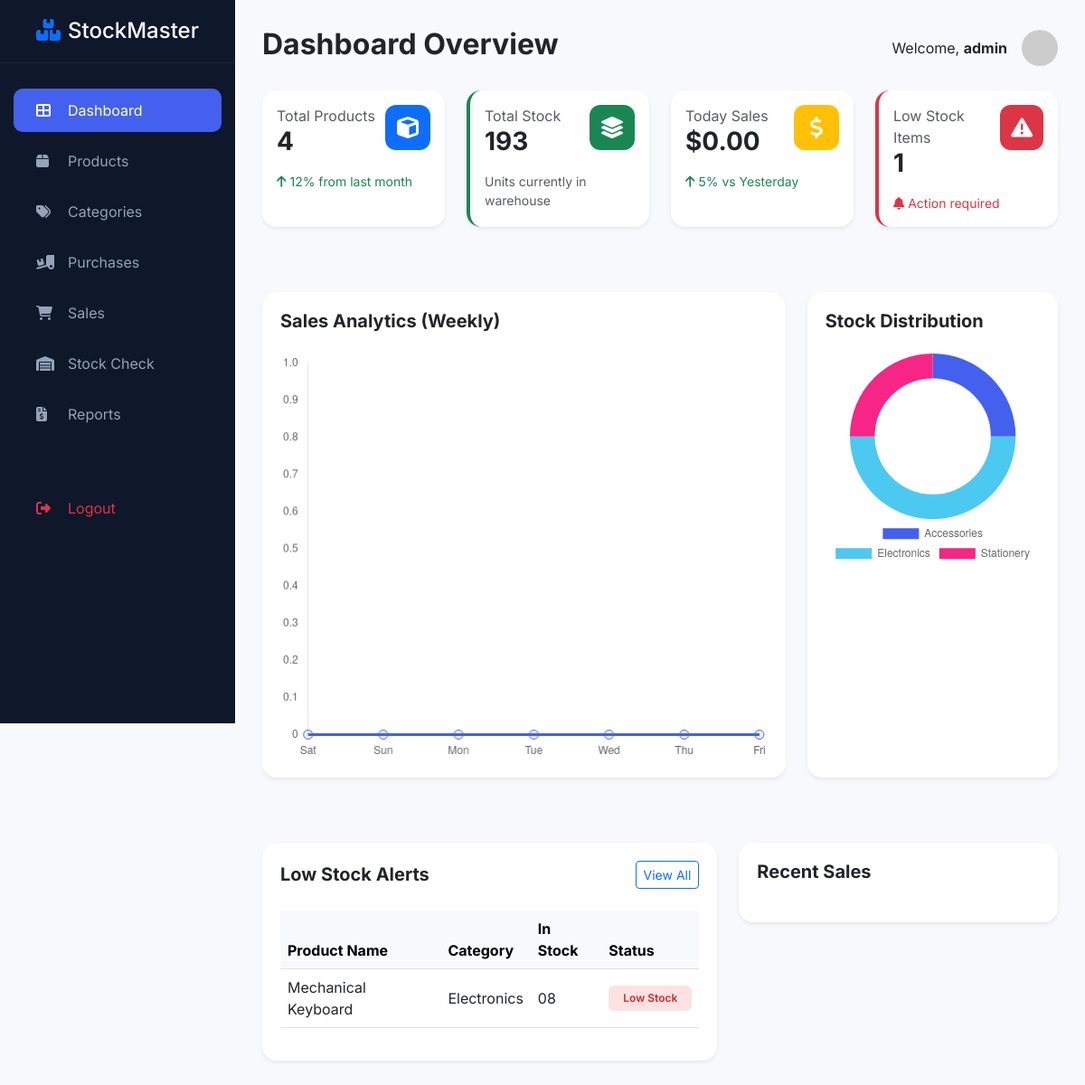
The page / (signed in) on the database its author committed.
### tables this page shows
CREATE TABLE IF NOT EXISTS products (
  id INT UNSIGNED NOT NULL AUTO_INCREMENT,
  name VARCHAR(150) NOT NULL,
  category VARCHAR(100) NOT NULL DEFAULT 'Uncategorized',
  price DECIMAL(10,2) NOT NULL DEFAULT 0.00,
  qty INT NOT NULL DEFAULT 0,
  created_at TIMESTAMP NOT NULL DEFAULT CURRENT_TIMESTAMP,
  PRIMARY KEY (id),
  KEY idx_name (name),
  KEY idx_category (category)
);

### html/index.php (the view, shortened to what this page needs)
<?php
require_once '../db_config.php';
$total_products = $conn->query("SELECT COUNT(*) as count FROM products")->fetch_assoc()['count'];
$total_stock = $conn->query("SELECT SUM(qty) as total FROM products")->fetch_assoc()['total'] ?? 0;
$today_sales = $conn->query("SELECT SUM(total_price) as total FROM sales WHERE DATE(sale_date) = CURDATE()")->fetch_assoc()['total'] ?? 0;
$low_stock = $conn->query("SELECT COUNT(*) as count FROM products WHERE qty < 10")->fetch_assoc()['count'];
$sales_trend_labels = [];
$temp_sales_map = [];
for ($i = 6; $i >= 0; $i--) {
    $date = date('Y-m-d', strtotime("-$i days"));
    $temp_sales_map[$date] = 0;
    $sales_trend_labels[] = date('D', strtotime($date));
}
$sales_trend_values = array_values($temp_sales_map);
$low_stock_items = $conn->query("SELECT * FROM products WHERE qty < 10 LIMIT 5");
$cat_labels = [];
$cat_counts = [];
$cat_dist = $conn->query("SELECT category, COUNT(*) as count FROM products GROUP BY category");
while($row = $cat_dist->fetch_assoc()) {
    $cat_labels[] = $row['category'] ?: 'Uncategorized';
    $cat_counts[] = (int)$row['count'];
}
?>
<!DOCTYPE html>
<html lang="en">
<head>
    <link href="https://cdn.jsdelivr.net/npm/bootstrap@5.3.0/dist/css/bootstrap.min.css" rel="stylesheet">
    <link rel="stylesheet" href="https://cdnjs.cloudflare.com/ajax/libs/font-awesome/6.4.0/css/all.min.css">
    <link rel="stylesheet" href="https://cdnjs.cloudflare.com/ajax/libs/animate.css/4.1.1/animate.min.css" />
    <link rel="stylesheet" href="https://unpkg.com/aos@next/dist/aos.css" />
</head>
<body>
    <nav id="sidebar">
        <div class="sidebar-header">
            <h4 class="mb-0"><i class="fas fa-boxes me-2 text-primary"></i>StockMaster</h4>
        </div>
        <ul class="nav flex-column mt-4">
            <li class="nav-item"><a href="index.php" class="nav-link active"><i class="fas fa-th-large"></i>
                    Dashboard</a></li>
            <li class="nav-item"><a href="products.php" class="nav-link"><i class="fas fa-box"></i> Products</a></li>
            <li class="nav-item"><a href="categories.php" class="nav-link"><i class="fas fa-tags"></i> Categories</a></li>
            <li class="nav-item"><a href="purchases.php" class="nav-link"><i class="fas fa-truck-loading"></i>
                    Purchases</a></li>
            <li class="nav-item"><a href="sales.php" class="nav-link"><i class="fas fa-shopping-cart"></i> Sales</a>
            </li>
            <li class="nav-item"><a href="stock_status.php" class="nav-link"><i class="fas fa-warehouse"></i> Stock
                    Check</a></li>
            <li class="nav-item"><a href="reports.php" class="nav-link"><i class="fas fa-file-invoice-dollar"></i>
                    Reports</a></li>
            <li class="nav-item"><a href="login.php" class="nav-link text-danger"><i class="fas fa-sign-out-alt"></i>
                    Logout</a></li>
        </ul>
    </nav>
    <div id="content">
        <div class="d-flex justify-content-between align-items-center mb-4">
            <h2 class="fw-bold">Dashboard Overview</h2>
            <div class="user-profile d-flex align-items-center">
                <span class="me-3 d-none d-md-block">Welcome,
                    <strong><?php echo $_SESSION['username']; ?></strong></span>
                <img src="https://ui-avatars.com/api/?name=Admin+User&background=4361ee&color=fff"
                    class="rounded-circle" width="40" alt="Profile">
            </div>
        </div>
        <div class="row g-4 animate__animated animate__fadeInUp">
            <div class="col-md-3">
                <div class="card stat-card p-3 h-100 shadow-sm">
                    <div class="d-flex justify-content-between">
                        <div>
                            <p class="text-muted mb-0">Total Products</p>
                            <h3 class="fw-bold mb-0"><?php echo number_format($total_products); ?></h3>
                        </div>
                        <div class="icon-box bg-primary text-white">
                            <i class="fas fa-cube"></i>
                        </div>
                    </div>
                    <p class="text-success mt-3 mb-0 small"><i class="fas fa-arrow-up"></i> 12% from last month</p>
                </div>
            </div>
            <div class="col-md-3">
                <div class="card stat-card p-3 h-100 shadow-sm border-start border-success border-4">
                    <div class="d-flex justify-content-between">
                        <div>
                            <p class="text-muted mb-0">Total Stock</p>
                            <h3 class="fw-bold mb-0"><?php echo number_format($total_stock); ?></h3>
                        </div>
                        <div class="icon-box bg-success text-white">
                            <i class="fas fa-layer-group"></i>
                        </div>
                    </div>
                    <p class="text-muted mt-3 mb-0 small">Units currently in warehouse</p>
                </div>
            </div>
            <div class="col-md-3">
                <div class="card stat-card p-3 h-100 shadow-sm">
                    <div class="d-flex justify-content-between">
                        <div>
                            <p class="text-muted mb-0">Today Sales</p>
                            <h3 class="fw-bold mb-0">$<?php echo number_format($today_sales, 2); ?></h3>
                        </div>
                        <div class="icon-box bg-warning text-white">
                            <i class="fas fa-dollar-sign"></i>
                        </div>
                    </div>
                    <p class="text-success mt-3 mb-0 small"><i class="fas fa-arrow-up"></i> 5% vs Yesterday</p>
                </div>
            </div>
            <div class="col-md-3">
                <div class="card stat-card p-3 h-100 shadow-sm border-start border-danger border-4">
                    <div class="d-flex justify-content-between">
                        <div>
                            <p class="text-muted mb-0">Low Stock Items</p>
                            <h3 class="fw-bold mb-0"><?php echo $low_stock; ?></h3>
                        </div>
                        <div class="icon-box bg-danger text-white">
                            <i class="fas fa-exclamation-triangle"></i>
                        </div>
                    </div>
                    <p class="text-danger mt-3 mb-0 small"><i class="fas fa-bell"></i> Action required</p>
                </div>
            </div>
        </div>
        <div class="row mt-5 g-4">
            <div class="col-lg-8">
                <div class="table-container shadow-sm h-100">
                    <h5 class="fw-bold mb-4">Sales Analytics (Weekly)</h5>
                    <canvas id="salesChart" height="250"></canvas>
                </div>
            </div>
            <div class="col-lg-4">
                <div class="table-container shadow-sm h-100">
                    <h5 class="fw-bold mb-4">Stock Distribution</h5>
                    <canvas id="stockChart" height="250"></canvas>
                </div>
            </div>
        </div>
        <div class="row mt-5 g-4">
            <div class="col-lg-7">
                <div class="table-container shadow-sm">
                    <div class="d-flex justify-content-between align-items-center mb-4">
                        <h5 class="fw-bold mb-0">Low Stock Alerts</h5>
                        <a href="stock_status.php" class="btn btn-sm btn-outline-primary">View All</a>
                    </div>
                    <div class="table-responsive">
                        <table class="table table-hover align-middle">
                            <thead class="table-light">
                                <tr>
                                    <th>Product Name</th>
                                    <th>Category</th>
                                    <th>In Stock</th>
                                    <th>Status</th>
                                </tr>
                            </thead>
                            <tbody>
                                <?php $delay = 0.1; while ($row = $low_stock_items->fetch_assoc()): ?>
                                    <tr class="animate__animated animate__fadeInUp" style="animation-delay: <?php echo $delay; ?>s;">
                                        <td><?php echo $row['name']; ?></td>
                                        <td><?php echo $row['category']; ?></td>
                                        <td><?php echo str_pad($row['qty'], 2, '0', STR_PAD_LEFT); ?></td>
                                        <td><span
                                                class="badge <?php echo $row['qty'] < 5 ? 'bg-danger' : 'badge-low-stock'; ?> px-3 py-2">
                                                <?php echo $row['qty'] < 5 ? 'Critical' : 'Low Stock'; ?></span></td>
                                    </tr>
                                <?php $delay += 0.05; endwhile; ?>
                            </tbody>
                        </table>
                    </div>
                </div>
            </div>
            <div class="col-lg-5">
                <div class="table-container shadow-sm">
                    <h5 class="fw-bold mb-4">Recent Sales</h5>
                </div>
            </div>
        </div>
    </div>
    <script>
        // Sales Chart
        const ctxSales = document.getElementById('salesChart').getContext('2d');
        new Chart(ctxSales, {
            type: 'line',
            data: {
                labels: <?php echo json_encode($sales_trend_labels); ?>,
                datasets: [{
                    label: 'Revenue ($)',
                    data: <?php echo json_encode($sales_trend_values); ?>,
                    borderColor: '#4361ee',
                    backgroundColor: 'rgba(67, 97, 238, 0.1)',
                    fill: true,
                    tension: 0.4,
                    pointRadius: 5
                }]
            },
            options: {
                responsive: true,
                plugins: {
                    legend: { display: false }
                },
                scales: {
                    y: { beginAtZero: true, grid: { display: false } },
                    x: { grid: { display: false } }
                }
            }
        });
        // Stock Chart
        const ctxStock = document.getElementById('stockChart').getContext('2d');
        new Chart(ctxStock, {
            type: 'doughnut',
            data: {
                labels: <?php echo json_encode($cat_labels); ?>,
                datasets: [{
                    data: <?php echo json_encode($cat_counts); ?>,
                    backgroundColor: ['#4361ee', '#4cc9f0', '#f72585', '#b5179e'],
                    borderWidth: 0
                }]
            },
            options: {
                responsive: true,
                cutout: '70%',
                plugins: {
                    legend: { position: 'bottom' }
                }
            }
        });
    </script>
</body>
</html>

### html/index.php (style rules this page uses)
:root { --sidebar-width: 260px; --primary-color: #4361ee; --accent-color: #4895ef; --bg-light: #f8f9fc; --dark-text: #2b2d42; }
body { font-family: 'Inter', sans-serif; background-color: var(--bg-light); overflow-x: hidden; }
#sidebar { width: var(--sidebar-width); height: 100vh; position: fixed; background: #0f172a; color: #fff; transition: all 0.3s; z-index: 1000; }
.sidebar-header { padding: 20px; border-bottom: 1px solid rgba(255, 255, 255, 0.05); text-align: center; }
.nav-link { color: #94a3b8; padding: 12px 25px; transition: 0.3s; display: flex; margin: 4px 15px; border-radius: 10px; align-items: center; }
.nav-link:hover, .nav-link.active { color: #fff; background: var(--primary-color); }
.nav-link i { margin-right: 15px; width: 20px; }
#content { margin-left: var(--sidebar-width); padding: 30px; width: calc(100% - var(--sidebar-width)); transition: all 0.3s; }
.stat-card { border: none; border-radius: 16px; transition: transform 0.3s; overflow: hidden; }
.icon-box { width: 50px; height: 50px; border-radius: 12px; display: flex; align-items: center; justify-content: center; font-size: 24px; }
.table-container { background: white; padding: 20px; border-radius: 16px; box-shadow: 0 4px 6px -1px rgba(0, 0, 0, 0.1); }
.badge-low-stock { background-color: #fee2e2; color: #dc2626; font-weight: 600; }

### rows shown on the page
products: name "Mechanical Keyboard", category "Electronics", qty "08", shows "Low Stock"

### other values the page prints
$_SESSION['username'] "admin"
$total_products "4"
$total_stock "193"
$today_sales "0.00"
$low_stock "1"
chart data {{ json_encode($sales_trend_values) }} [0,0,0,0,0,0,0]
chart data {{ json_encode($cat_labels) }} ["Accessories","Electronics","Stationery"]
chart data {{ json_encode($cat_counts) }} [1,2,1]
